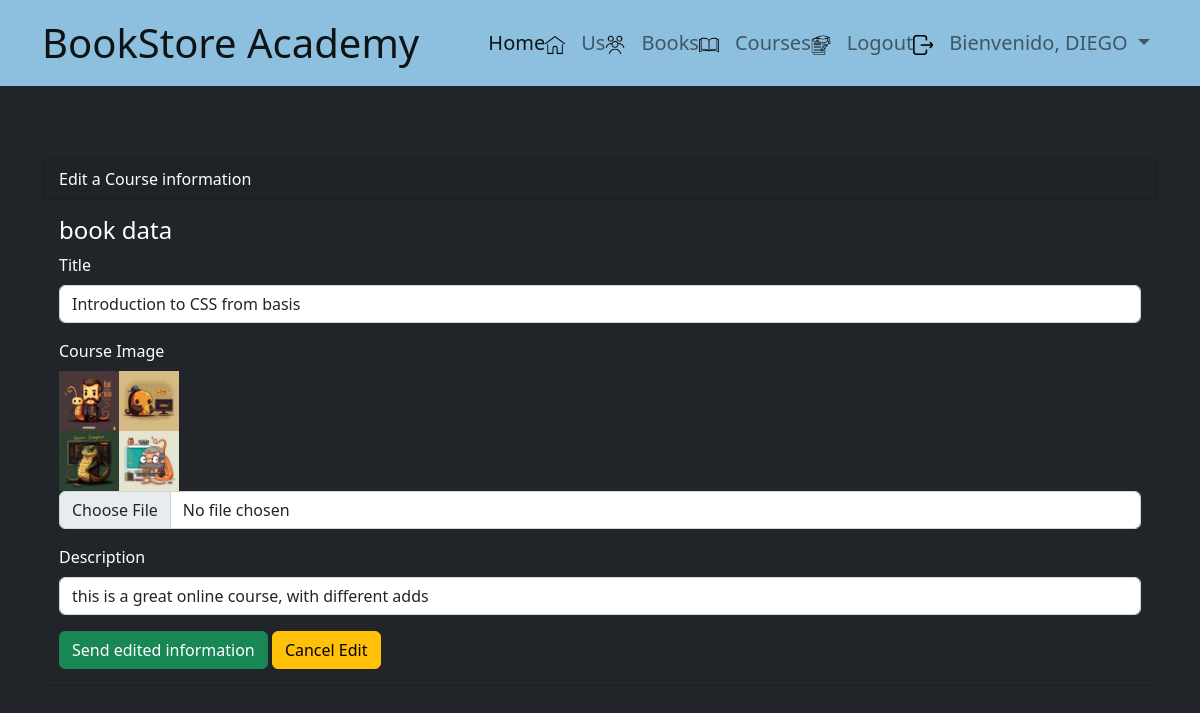
The app's page /courses/edit/1 (signed in) with its own data.
### libreria/models.py (models this page shows, shortened)
class Course(models.Model):
    id = models.AutoField(primary_key=True)
    title = models.CharField(max_length=100, verbose_name='Title')
    image = models.ImageField(upload_to='images/',verbose_name='Course Image', null=True)
    description = models.TextField(null=True, verbose_name='Description')

### libreria/views.py (the view)
# urls.py: path('courses/edit/<int:id>', views.edit_course, name='edit_course'),
@login_required
def edit_course(request, id):
    course = Course.objects.get(id=id)
    form = CourseForm(request.POST or None, request.FILES or None, instance=course)
    if form.is_valid() and request.method =='POST':
        form.save()
        return redirect('courses')
    return render(request, 'courses/edit.html', {'form': form})

### libreria/forms.py
class CourseForm(forms.ModelForm):
    class Meta:
        model = Course
        fields = '__all__'

### libreria/templates/courses/edit.html (shortened to what this page needs)
{% extends "base.html" %}
{% block content %}
<br><br><br>
<div class="card bg-dark">
    <div class="card-header">
        Edit a Course information
    </div>
    <div class="card-body">
        <h4 class="card-title">book data</h4>
        {% include 'courses/form.html' %}
    </div>
</div>
{% endblock %}

### libreria/templates/base.html (shortened to what this page needs)
{% load static %}
<!doctype html>
<html lang="en">
<head>
    <link href="https://cdn.jsdelivr.net/npm/bootstrap@5.2.1/dist/css/bootstrap.min.css" rel="stylesheet"
>
</head>
<body class="bg-dark text-bg-primary p-0 container-fluid m-0 ">
    <nav class="navbar navbar-expand-lg " style="background-color: #8CC0DE;">
        <div class="container">
            <a class="navbar-brand fs-1" href="{% url 'home' %}" >BookStore Academy</a>
            <div class="collapse navbar-collapse fs-5" id="navbarNav">
                <ul class="navbar-nav ms-auto ">
                    <li class="nav-item ">
                        <a class="nav-link active" aria-current="page" href="{% url 'home' %}">Home<img src="{% static 'libreria/assets/img/home.png'%}" alt="home" width="20px"/></a>
                    </li>
                    <li class="nav-item">
                        <a class="nav-link" href="{% url 'us' %}">Us<img src="{% static 'libreria/assets/img/users.png'%}" alt="us" width="20px"/></a>
                    </li>
                    {% if request.user.is_authenticated %}
                        <li class="nav-item"><a class="nav-link" href="{% url 'books' %}">Books<img src="{% static 'libreria/assets/img/book.png'%}" alt="books" width="20px"/></a></li>
                        <li class="nav-item"><a class="nav-link" href="{% url 'courses' %}">Courses<img src="{% static 'libreria/assets/img/courses.png'%}" alt="courses" width="20px"/></a></li>
                        <li class="nav-item"><a class="nav-link" href="{% url 'exit' %}">Logout<img src="{% static 'libreria/assets/img/logout.png'%}" alt="looout" width="20px"/></a></li>
                    {% endif%}
                    {% if request.user.is_authenticated %}
                    <li class="nav-item dropdown ">
                        <a class="nav-link dropdown-toggle" href="{% url 'profile' %}" role="button" data-bs-toggle="dropdown" aria-expanded="false">
                            Bienvenido, {{ user.username | upper }} {{avatar}}
                          </a>
                    </li>
                    {% endif%}
                </ul>
            </div>
        </div>
    </nav>
    <div class="container">
        <div class="row">
            <div class="col-12">
                {% block content %} {% endblock %}
            </div>
        </div>
    </div>
</body>
</html>

### libreria/templates/courses/form.html (shortened to what this page needs)
<form enctype="multipart/form-data" method="post">
  {% for input in form %}
  <div class="mb-3">
    <label for="" class="form-label">{{input.label}}</label>
    {% if input.field.widget.input_type == 'file' and input.value %}
    <br/>
    <img src="{{MEDIA_URL}}/images/{{input.value}}" width="120"/>
    {% endif%}
    <input
    type="{{ input.field.widget.input_type }}"
    class="form-control"
    name="{{ input.name }}"
    id=""
    aria-describedby="helpId"
    placeholder="{{input.label}}"
    value="{{ input.value | default:'' }}">
  </div>
  {% endfor %}
  <input name="" id="" class="btn btn-success" type="submit" value="Send edited information"></input>
  <a name="" id="" class="btn btn-warning" href="{% url 'courses'%}" role="button">Cancel Edit</a>
</form>

### records on screen
Course: title "Introduction to CSS from basis" "this is a great online course, with different adds", value (picture)

### other values on screen
{{ user.username | upper }} "DIEGO"
{{ input.label }} "Title" "Course Image" "Description"
